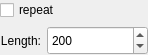
<?xml version="1.0" encoding="utf-8"?>
<ui version="4.0">
 <author>
    SPDX-FileCopyrightText: none
    SPDX-License-Identifier: GPL-3.0-or-later
  </author>
 <class>SensorFadeConfiguration</class>
 <widget class="QWidget" name="SensorFadeConfiguration">
  <property name="geometry">
   <rect>
    <x>0</x>
    <y>0</y>
    <width>148</width>
    <height>55</height>
   </rect>
  </property>
  <property name="sizePolicy">
   <sizepolicy hsizetype="Preferred" vsizetype="Preferred">
    <horstretch>0</horstretch>
    <verstretch>0</verstretch>
   </sizepolicy>
  </property>
  <layout class="QVBoxLayout">
   <property name="leftMargin">
    <number>0</number>
   </property>
   <property name="topMargin">
    <number>0</number>
   </property>
   <property name="rightMargin">
    <number>0</number>
   </property>
   <property name="bottomMargin">
    <number>0</number>
   </property>
   <item>
    <widget class="QCheckBox" name="checkBoxRepeat">
     <property name="text">
      <string>repeat</string>
     </property>
    </widget>
   </item>
   <item>
    <layout class="QHBoxLayout" name="hl" stretch="0,0">
     <item>
      <widget class="QLabel" name="Factor">
       <property name="sizePolicy">
        <sizepolicy hsizetype="Minimum" vsizetype="Preferred">
         <horstretch>0</horstretch>
         <verstretch>0</verstretch>
        </sizepolicy>
       </property>
       <property name="text">
        <string>Length:</string>
       </property>
       <property name="alignment">
        <set>Qt::AlignRight|Qt::AlignTrailing|Qt::AlignVCenter</set>
       </property>
      </widget>
     </item>
     <item>
      <widget class="KisSliderSpinBox" name="spinBoxLength" native="true">
       <property name="sizePolicy">
        <sizepolicy hsizetype="Expanding" vsizetype="Preferred">
         <horstretch>0</horstretch>
         <verstretch>0</verstretch>
        </sizepolicy>
       </property>
       <property name="minimum" stdset="0">
        <number>1</number>
       </property>
       <property name="maximum" stdset="0">
        <number>5000</number>
       </property>
       <property name="value" stdset="0">
        <number>200</number>
       </property>
      </widget>
     </item>
    </layout>
   </item>
  </layout>
 </widget>
 <customwidgets>
  <customwidget>
   <class>KisSliderSpinBox</class>
   <extends>QSpinBox</extends>
   <header>kis_slider_spin_box.h</header>
   <container>1</container>
  </customwidget>
 </customwidgets>
 <resources/>
 <connections/>
</ui>
